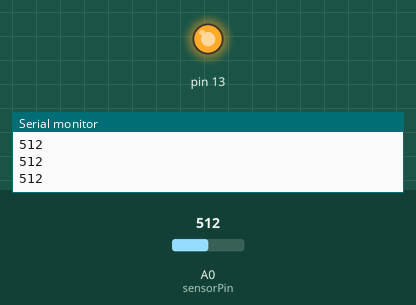
A sketch run on a simulated Arduino Uno, built with avr-gcc and run on an emulated ATmega328P. Parts: output pins drawn as LEDs (lit = HIGH), the last lines printed to the serial monitor. The inputs (shaded band) are chosen by the test bench; at power-on: A0 (sensorPin) = 512.

Above: at 1.2 s.
1.3 s: A0 (sensorPin) set to 267
2.8 s: A0 (sensorPin) set to 243
At 4.1 s:
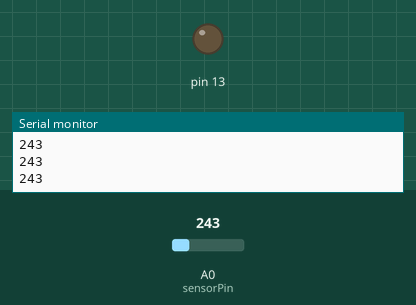
4.4 s: A0 (sensorPin) set to 265
At 5.6 s:
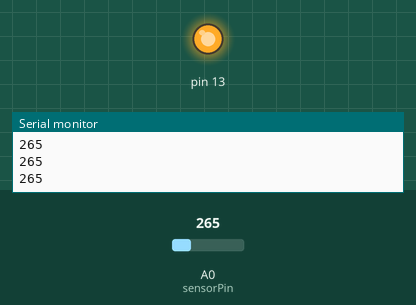
6.0 s: A0 (sensorPin) set to 245
At 6.9 s:
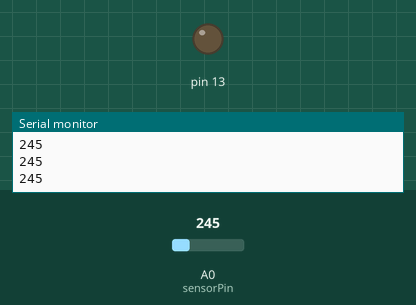
Timing chart, 0 to 8.6 s (numbered marks = the images above; inputs shaded):
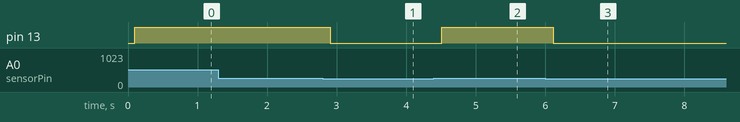

The sketch:

Project1.ino
```cpp
int sensorPin = A0;
int sensorVal;
void setup()
{
  Serial.begin(9600);
  pinMode(13, OUTPUT);
}

void loop()
{
  sensorVal = analogRead(sensorPin);
  Serial.println(sensorVal);
  delay(100);
  if(sensorVal >= 255){
       digitalWrite(13, HIGH);
  } else {
    digitalWrite(13,LOW);
  }

}
```

Measured:
- the behaviour switches between 255 and 254 on A0 (sensorPin) (found by bisection; images 0 and 1)
- after the input at 2.8 s, pin 13: HIGH → LOW after 0.11 s
- after the input at 4.4 s, pin 13: LOW → HIGH after 0.11 s
- after the input at 6.0 s, pin 13: HIGH → LOW after 0.12 s
